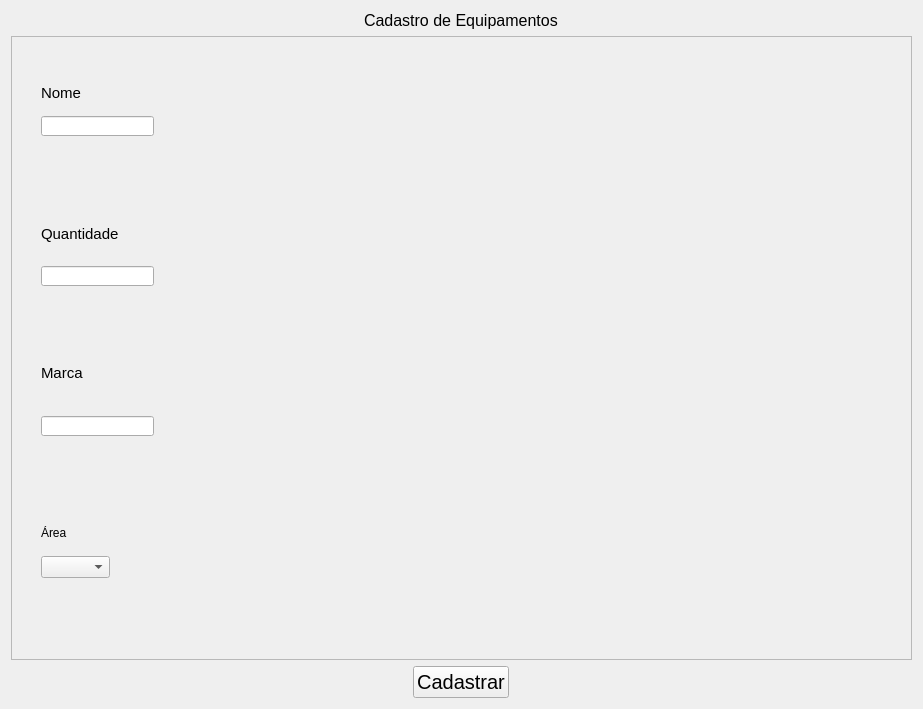
<?xml version="1.0" encoding="UTF-8"?>
<ui version="4.0">
 <class>Form</class>
 <widget class="QWidget" name="Form">
  <property name="geometry">
   <rect>
    <x>0</x>
    <y>0</y>
    <width>923</width>
    <height>709</height>
   </rect>
  </property>
  <property name="windowTitle">
   <string>Form</string>
  </property>
  <layout class="QVBoxLayout" name="verticalLayout">
   <item alignment="Qt::AlignHCenter|Qt::AlignTop">
    <widget class="QLabel" name="label">
     <property name="font">
      <font>
       <pointsize>12</pointsize>
      </font>
     </property>
     <property name="text">
      <string>Cadastro de Equipamentos</string>
     </property>
    </widget>
   </item>
   <item>
    <widget class="QFrame" name="frame">
     <property name="sizePolicy">
      <sizepolicy hsizetype="Expanding" vsizetype="Expanding">
       <horstretch>0</horstretch>
       <verstretch>0</verstretch>
      </sizepolicy>
     </property>
     <property name="frameShape">
      <enum>QFrame::StyledPanel</enum>
     </property>
     <property name="frameShadow">
      <enum>QFrame::Raised</enum>
     </property>
     <widget class="QLabel" name="label_2">
      <property name="geometry">
       <rect>
        <x>30</x>
        <y>50</y>
        <width>47</width>
        <height>13</height>
       </rect>
      </property>
      <property name="font">
       <font>
        <pointsize>11</pointsize>
       </font>
      </property>
      <property name="text">
       <string>Nome</string>
      </property>
     </widget>
     <widget class="QLabel" name="label_3">
      <property name="geometry">
       <rect>
        <x>30</x>
        <y>190</y>
        <width>81</width>
        <height>16</height>
       </rect>
      </property>
      <property name="font">
       <font>
        <pointsize>11</pointsize>
       </font>
      </property>
      <property name="text">
       <string>Quantidade</string>
      </property>
     </widget>
     <widget class="QLabel" name="label_4">
      <property name="geometry">
       <rect>
        <x>30</x>
        <y>330</y>
        <width>47</width>
        <height>13</height>
       </rect>
      </property>
      <property name="font">
       <font>
        <pointsize>11</pointsize>
       </font>
      </property>
      <property name="text">
       <string>Marca</string>
      </property>
     </widget>
     <widget class="QLineEdit" name="nome">
      <property name="geometry">
       <rect>
        <x>30</x>
        <y>80</y>
        <width>113</width>
        <height>20</height>
       </rect>
      </property>
     </widget>
     <widget class="QLineEdit" name="quantidade">
      <property name="geometry">
       <rect>
        <x>30</x>
        <y>230</y>
        <width>113</width>
        <height>20</height>
       </rect>
      </property>
     </widget>
     <widget class="QLineEdit" name="marca">
      <property name="geometry">
       <rect>
        <x>30</x>
        <y>380</y>
        <width>113</width>
        <height>20</height>
       </rect>
      </property>
     </widget>
     <widget class="QLabel" name="label_5">
      <property name="geometry">
       <rect>
        <x>30</x>
        <y>490</y>
        <width>47</width>
        <height>13</height>
       </rect>
      </property>
      <property name="text">
       <string>Área</string>
      </property>
     </widget>
     <widget class="QComboBox" name="area">
      <property name="geometry">
       <rect>
        <x>30</x>
        <y>520</y>
        <width>69</width>
        <height>22</height>
       </rect>
      </property>
     </widget>
    </widget>
   </item>
   <item alignment="Qt::AlignHCenter">
    <widget class="QPushButton" name="pushButton">
     <property name="font">
      <font>
       <pointsize>15</pointsize>
      </font>
     </property>
     <property name="text">
      <string>Cadastrar</string>
     </property>
    </widget>
   </item>
  </layout>
 </widget>
 <resources/>
 <connections/>
</ui>
